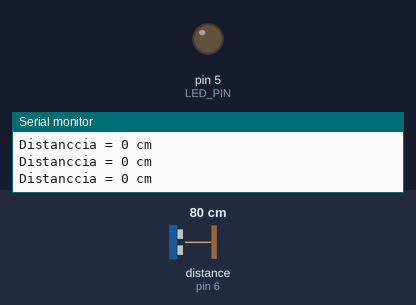
Recording of a sketch running on a simulated Arduino Uno, built with avr-gcc and run on an emulated ATmega328P. Shown: output pins drawn as LEDs (lit = HIGH), the last lines printed to the serial monitor. The test bench sets the inputs (shaded band); at power-on: distance to the obstacle (sensor on pin 6) 80 cm. The echo pulse lasts 58.3 µs per cm.

Above: at 1.2 s.
1.3 s: distance to the obstacle (sensor on pin 6) set to 18 cm
2.8 s: distance to the obstacle (sensor on pin 6) set to 14 cm
At 3.9 s:
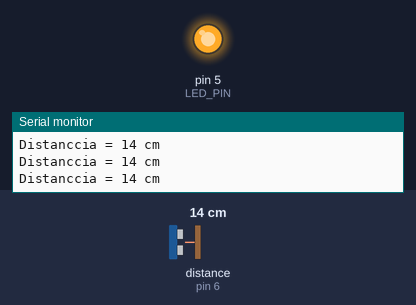
4.3 s: distance to the obstacle (sensor on pin 6) set to 35 cm
At 5.2 s:
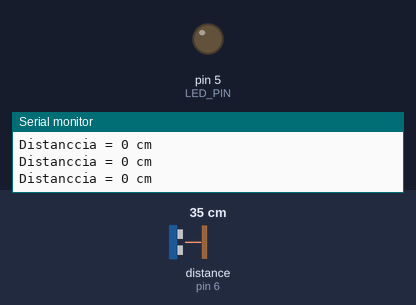
5.8 s: distance to the obstacle (sensor on pin 6) set to 4 cm
At 7.0 s:
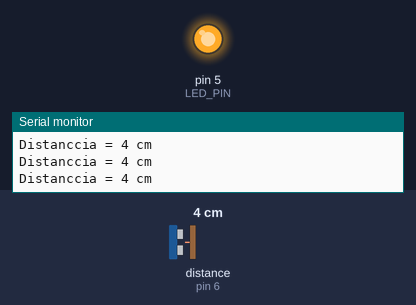
Timing chart, 0 to 8.3 s (numbered marks = the images above; inputs shaded):
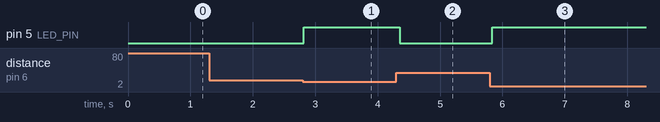

Measured:
- the behaviour switches between 16 and 15 cm on distance to the obstacle (sensor on pin 6) (found by bisection; images 0 and 1)
- after the input at 2.8 s, pin 5 (LED_PIN): LOW → HIGH at once
- after the input at 4.3 s, pin 5 (LED_PIN): HIGH → LOW after 0.05 s
- after the input at 5.8 s, pin 5 (LED_PIN): LOW → HIGH at once

The sketch:

Testar_sensor_atuador.ino
```cpp
#include <NewPing.h>

#define LED_PIN 5
#define SENSOR_DIST_TRIG 7
#define SENSOR_DIST_ECHO 6
#define DIST_OBSTACULO 15
#define TEMPO_LEITURA 50

int distanciaAgora;
unsigned long tempoMedida;

NewPing sonar(SENSOR_DIST_TRIG, SENSOR_DIST_ECHO, DIST_OBSTACULO);

void setup() {

  pinMode(LED_PIN, OUTPUT);
  pinMode(SENSOR_DIST_TRIG, INPUT);
  pinMode(SENSOR_DIST_ECHO , INPUT);
  Serial.begin(9600);
}

void loop() {

  if(millis() >= TEMPO_LEITURA + tempoMedida){
      distanciaAgora = sonar.ping_cm();
      Serial.print("Distanccia = ");
      Serial.print(distanciaAgora);
      Serial.println(" cm");

      if(distanciaAgora != 0 && distanciaAgora <= DIST_OBSTACULO){
        digitalWrite(LED_PIN, HIGH);
        }else{
          digitalWrite(LED_PIN, LOW);
          }
      tempoMedida = millis();
    }


}
```
